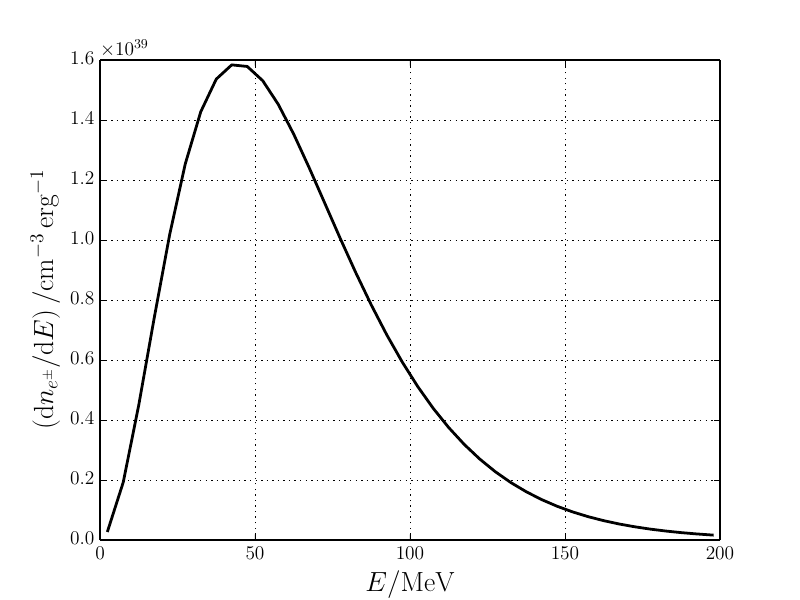

Reproduce this figure in Python.
#!/usr/bin/env python

from __future__ import division
from pylab import *
from scipy import special

# constants in cgs units
c    = 2.998e10     # speed of light
kB   = 1.38065e-16  # Boltzmann constant
hbar = 1.054572e-27 # reduced Planck constant

MeV_to_ergs = 1.602177e-6 # factor to convert units of energy from MeV to ergs
T = 20*MeV_to_ergs/kB     # temperature (kT = 20MeV)
integrand = lambda x: x**2/(exp(x)+1)

# (a) Use Gauss-Laguerre Quadrature to determine the total
#     number density of electrons
[laguerre_roots,laguerre_weights] = special.l_roots(20)
weight   = lambda x: exp(-x)
integral = sum(laguerre_weights*integrand(laguerre_roots)/weight(laguerre_roots))

n_electrons = 8*pi*(kB*T)**3/(2*pi*hbar*c)**3 * integral
print 'The number density of electrons is %.4e/cm^3' % n_electrons

# (b) Use Gauss-Legendre Quadrature to determine the spectral
#     distribution of the electrons
[legendre_roots,legendre_weights] = special.p_roots(20)

dE = 5; Emax = 200
E_bins = linspace(0,Emax,Emax/dE+1) # MeV
x_bins = E_bins*MeV_to_ergs/(kB*T)
n_bins = zeros(len(E_bins)-1) # number density of electrons in each energy bin

for i in range(len(E_bins)-1):
    a = x_bins[i]; b = x_bins[i+1]
    transformed_integrand = lambda x: (b-a)/2*integrand((b-a)/2*x+(a+b)/2)
    integral = sum(legendre_weights*transformed_integrand(legendre_roots))
    n_bins[i] = 8*pi*(kB*T)**3/(2*pi*hbar*c)**3 * integral / (dE*MeV_to_ergs)
print 'The integral of the spectral distribution is %.4e/cm^3' % sum(n_bins*dE*MeV_to_ergs)

figure()
plot((E_bins[1:]+E_bins[:-1])/2,n_bins,'k-')
xlabel(r'$E / {\rm MeV}$',fontsize=20)
ylabel(r'$\left({\rm d}n_{e^\pm}/{\rm d}E\right)/{\rm cm}^{-3}\,{\rm erg}^{-1}$',fontsize=20)
savefig('problem2.pdf')
close()

